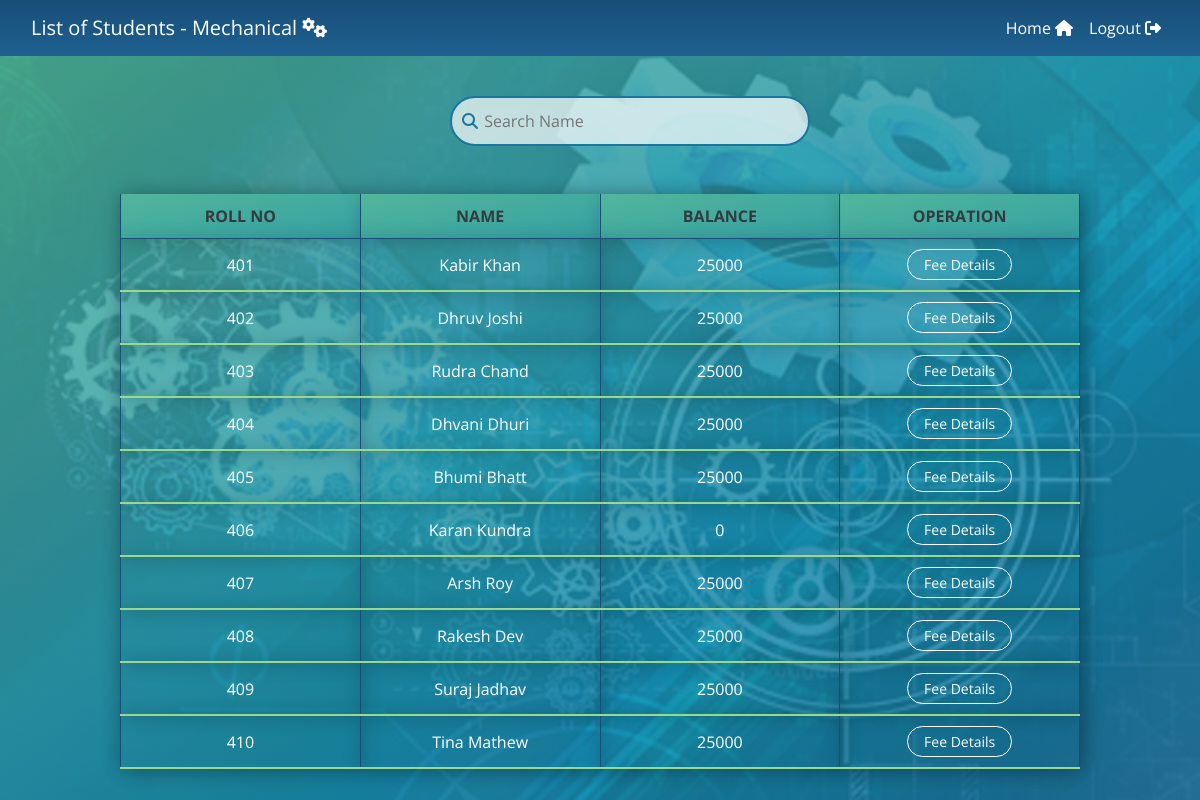
The page /mech.php on the database its author committed.
### tables this page shows
CREATE TABLE `mechanical` (
  `name` varchar(20) NOT NULL,
  `id` int(20) NOT NULL,
  `contact` varchar(20) NOT NULL,
  `email` varchar(30) NOT NULL,
  `joindate` date NOT NULL,
  `balance` int(30) NOT NULL
);

### mech.php (the view, shortened to what this page needs)
<!DOCTYPE html>
<html>
  <head>
    <link href="https://cdn.jsdelivr.net/npm/bootstrap@5.0.1/dist/css/bootstrap.min.css" rel="stylesheet">
    <link rel="stylesheet" href="https://maxcdn.bootstrapcdn.com/bootstrap/4.5.0/css/bootstrap.min.css">
    <link href="styles.css" rel="stylesheet">
  </head>
  <body>
    <nav class="navbar navbar-expand-md navbar-dark fixed-top">
      <div class="container-fluid">
        <a class="navbar-brand">List of Students - Mechanical <i class="fas fa-cogs"></i></a>
        <div class="collapse navbar-collapse" id="navbarCollapse">
          <ul class="navbar-nav ms-auto">
            <li class="nav-item">
              <a class="nav-link active" aria-current="page" href="home.html">Home <i class="fas fa-home"></i></a>
            </li>
            <li class="nav-item">
              <a class="nav-link active" aria-current="page" href="logout.php">Logout <i class="fas fa-sign-out-alt"></i></a>
            </li>
          </ul>
        </div>
      </div>
    </nav>
    <div class="bg_mech">
      <br><br><br><br>
      <div class="search">
        <i class="fas fa-search" style="color: #1A759F;"></i>
        <input class="search-bar" id="search" type="text" placeholder="Search Name">
      </div>
      <br><br>
      <table>
        <thead>
          <tr class="text-uppercase text-dark">
            <th scope="col" class="text-center px-5">Roll No</th>
            <th scope="col" class="text-center px-5">Name</th>
            <th scope="col" class="text-center px-5">Balance</th>
            <th scope="col" class="text-center px-5">Operation</th>
          </tr>
        </thead>
        <tbody id="output">
          <?php
          $conn = mysqli_connect("localhost", "root", "", "fees");
          $sql = "SELECT * FROM mechanical";
          $result = mysqli_query($conn,$sql);
          while($rows = mysqli_fetch_assoc($result)){
          ?>
          <tr style="border-bottom: 2px solid #99D98C;">
            <td class="px-5"><?php echo $rows['id']?></td>
            <td class="px-5"><?php echo $rows['name']?></td>
            <td class="px-5"><?php echo $rows['balance']?></td>
            <td><a href="paymech.php?id= <?php echo $rows['id'] ;?>"> <button type="button" class="btn5 px-3 btn-sm">Fee Details</button></a></td>
          </tr>
          <?php
          }
          ?>
        </tbody>
      </table>
    </div>
  </body>
</html>

### styles.css (style rules this page uses)
body, html { height: 100%; margin: 0; background: linear-gradient(to right,#D9ED92,#B5E48C,#99D98C); font-family: 'Open Sans', sans-serif; color: lightyellow; }
.navbar { background: linear-gradient(to bottom, #184E77, #1E6091); color: lightyellow; }
.search { padding: 10px; border: 2px solid #1A759F; border-radius: 25px; margin-left: 450px ; width: 30%; outline: transparent; background: rgba(255, 255, 255, 0.7); }
.search-bar { outline: transparent; border: transparent; background: transparent; }
.bg_mech { background-image: linear-gradient(to bottom right, rgba(82, 182, 154, 0.85), rgba(52, 160, 164, 0.85), rgba(22, 138, 173, 0.85), rgba(26, 117, 159, 0.85)), url("media/mech.jpg"); min-height: 100%; min-width: 100%; background-position: center; background-repeat: no-repeat; background-size: cover; position:sticky; }
table, th, td { border-bottom: 1px solid #184E77; border-right: 1px solid #184E77; border-left: 1px solid #184E77; border-collapse: collapse; margin: 25px 0; table-layout: fixed; width: 80%; margin: auto; box-shadow: 2px 2px 20px rgba(0, 0, 0, 0.2); padding: 0px; }
th { background-image: linear-gradient(to bottom right, #52B69A, #34A0A4); }
th, td { padding: 10px; text-align: center; }
td { color: white; }
.btn5 { border-radius: 50px; background-color: transparent; color: #fff; border: 1px solid #fff; }

### rows shown on the page
mechanical: id "401", name "Kabir Khan", balance "25000"
mechanical: id "402", name "Dhruv Joshi", balance "25000"
mechanical: id "403", name "Rudra Chand", balance "25000"
mechanical: id "404", name "Dhvani Dhuri", balance "25000"
mechanical: id "405", name "Bhumi Bhatt", balance "25000"
mechanical: id "406", name "Karan Kundra", balance "0"
mechanical: id "407", name "Arsh Roy", balance "25000"
mechanical: id "408", name "Rakesh Dev", balance "25000"
mechanical: id "409", name "Suraj Jadhav", balance "25000"
mechanical: id "410", name "Tina Mathew", balance "25000"
